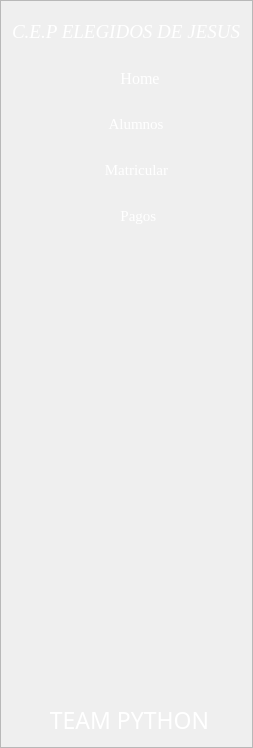
     <widget class="QFrame" name="frame_lateral">
      <property name="enabled">
       <bool>true</bool>
      </property>
      <property name="sizePolicy">
       <sizepolicy hsizetype="Preferred" vsizetype="Expanding">
        <horstretch>0</horstretch>
        <verstretch>0</verstretch>
       </sizepolicy>
      </property>
      <property name="minimumSize">
       <size>
        <width>0</width>
        <height>0</height>
       </size>
      </property>
      <property name="maximumSize">
       <size>
        <width>0</width>
        <height>16777215</height>
       </size>
      </property>
      <property name="styleSheet">
       <string notr="true">
#frame_lateral{	
	background-color: #333;
	padding:8px;
	border-bottom-left-radius: 10px;
    border-top-right-radius: 10px;
	font-family: 'Roboto', sans-serif;
	margin :0;
}
QPushButton{
	text-align:center;
	color:#fff;
	font-family:&quot;Lucida Bright&quot;;
}


</string>
      </property>
      <property name="inputMethodHints">
       <set>Qt::ImhNone</set>
      </property>
      <property name="frameShape">
       <enum>QFrame::StyledPanel</enum>
      </property>
      <property name="frameShadow">
       <enum>QFrame::Raised</enum>
      </property>
      <layout class="QVBoxLayout" name="verticalLayout_18">
       <item>
        <widget class="QLabel" name="label_2">
         <property name="minimumSize">
          <size>
           <width>0</width>
           <height>40</height>
          </size>
         </property>
         <property name="font">
          <font>
           <family>Georgia</family>
           <pointsize>14</pointsize>
           <weight>50</weight>
           <italic>true</italic>
           <bold>false</bold>
          </font>
         </property>
         <property name="styleSheet">
          <string notr="true">border:none;
color:#fff;</string>
         </property>
         <property name="text">
          <string>C.E.P ELEGIDOS DE JESUS</string>
         </property>
        </widget>
       </item>
       <item>
        <widget class="QFrame" name="frame_5">
         <property name="sizePolicy">
          <sizepolicy hsizetype="Preferred" vsizetype="Preferred">
           <horstretch>0</horstretch>
           <verstretch>0</verstretch>
          </sizepolicy>
         </property>
         <property name="minimumSize">
          <size>
           <width>0</width>
           <height>40</height>
          </size>
         </property>
         <property name="maximumSize">
          <size>
           <width>16777215</width>
           <height>100</height>
          </size>
         </property>
         <property name="cursor">
          <cursorShape>PointingHandCursor</cursorShape>
         </property>
         <property name="styleSheet">
          <string notr="true">QFrame{
	
	border-radius:10px;
	padding:0 2px;
	 
}

QFrame:hover{
	background:#44f
}
</string>
         </property>
         <property name="frameShape">
          <enum>QFrame::NoFrame</enum>
         </property>
         <property name="frameShadow">
          <enum>QFrame::Raised</enum>
         </property>
         <layout class="QVBoxLayout" name="verticalLayout_14">
          <property name="spacing">
           <number>0</number>
          </property>
          <property name="leftMargin">
           <number>0</number>
          </property>
          <property name="topMargin">
           <number>0</number>
          </property>
          <property name="rightMargin">
           <number>0</number>
          </property>
          <property name="bottomMargin">
           <number>0</number>
          </property>
          <item>
           <widget class="QToolButton" name="btnHome">
            <property name="minimumSize">
             <size>
              <width>200</width>
              <height>30</height>
             </size>
            </property>
            <property name="maximumSize">
             <size>
              <width>16777215</width>
              <height>16777215</height>
             </size>
            </property>
            <property name="font">
             <font>
              <family>Georgia</family>
              <pointsize>12</pointsize>
             </font>
            </property>
            <property name="focusPolicy">
             <enum>Qt::TabFocus</enum>
            </property>
            <property name="styleSheet">
             <string notr="true">color:#fff;
padding:3px;
border:none;
font-family: 'Georgia', serif;



</string>
            </property>
            <property name="text">
             <string>             Home</string>
            </property>
            <property name="icon">
             <iconset>
              <normaloff>../imagenes/pagina-de-inicio (1).png</normaloff>../imagenes/pagina-de-inicio (1).png</iconset>
            </property>
            <property name="toolButtonStyle">
             <enum>Qt::ToolButtonTextBesideIcon</enum>
            </property>
           </widget>
          </item>
         </layout>
        </widget>
       </item>
       <item>
        <widget class="QFrame" name="frame_8">
         <property name="minimumSize">
          <size>
           <width>0</width>
           <height>40</height>
          </size>
         </property>
         <property name="maximumSize">
          <size>
           <width>16777215</width>
           <height>250</height>
          </size>
         </property>
         <property name="cursor">
          <cursorShape>PointingHandCursor</cursorShape>
         </property>
         <property name="styleSheet">
          <string notr="true">QFrame{
	
	border-radius:10px;
	padding:0 2px;
	 
}

QFrame:hover{
	background:#44f
}
</string>
         </property>
         <property name="frameShape">
          <enum>QFrame::NoFrame</enum>
         </property>
         <property name="frameShadow">
          <enum>QFrame::Raised</enum>
         </property>
         <layout class="QVBoxLayout" name="verticalLayout_8">
          <property name="spacing">
           <number>0</number>
          </property>
          <property name="leftMargin">
           <number>0</number>
          </property>
          <property name="topMargin">
           <number>0</number>
          </property>
          <property name="rightMargin">
           <number>0</number>
          </property>
          <property name="bottomMargin">
           <number>0</number>
          </property>
          <item>
           <widget class="QToolButton" name="btnAlumnos">
            <property name="minimumSize">
             <size>
              <width>200</width>
              <height>30</height>
             </size>
            </property>
            <property name="maximumSize">
             <size>
              <width>16777215</width>
              <height>16777215</height>
             </size>
            </property>
            <property name="font">
             <font>
              <family>Georgia</family>
              <pointsize>11</pointsize>
             </font>
            </property>
            <property name="styleSheet">
             <string notr="true">
	color:#fff;
	padding:3px;
	border:none;
	font-family: 'Georgia', serif;



</string>
            </property>
            <property name="text">
             <string>            Alumnos</string>
            </property>
            <property name="icon">
             <iconset>
              <normaloff>../imagenes/alumno.png</normaloff>../imagenes/alumno.png</iconset>
            </property>
            <property name="toolButtonStyle">
             <enum>Qt::ToolButtonTextBesideIcon</enum>
            </property>
           </widget>
          </item>
         </layout>
        </widget>
       </item>
       <item>
        <widget class="QFrame" name="frame_6">
         <property name="minimumSize">
          <size>
           <width>0</width>
           <height>40</height>
          </size>
         </property>
         <property name="maximumSize">
          <size>
           <width>16777215</width>
           <height>250</height>
          </size>
         </property>
         <property name="cursor">
          <cursorShape>PointingHandCursor</cursorShape>
         </property>
         <property name="styleSheet">
          <string notr="true">QFrame{
	
	border-radius:10px;
	padding:0 2px
}

QFrame:hover{
	background:#44f
}
</string>
         </property>
         <property name="frameShape">
          <enum>QFrame::NoFrame</enum>
         </property>
         <property name="frameShadow">
          <enum>QFrame::Raised</enum>
         </property>
         <layout class="QVBoxLayout" name="verticalLayout_9">
          <property name="spacing">
           <number>0</number>
          </property>
          <property name="leftMargin">
           <number>0</number>
          </property>
          <property name="topMargin">
           <number>0</number>
          </property>
          <property name="rightMargin">
           <number>0</number>
          </property>
          <property name="bottomMargin">
           <number>0</number>
          </property>
          <item>
           <widget class="QToolButton" name="btnMatricula">
            <property name="minimumSize">
             <size>
              <width>200</width>
              <height>30</height>
             </size>
            </property>
            <property name="maximumSize">
             <size>
              <width>16777215</width>
              <height>16777215</height>
             </size>
            </property>
            <property name="font">
             <font>
              <family>Georgia</family>
              <pointsize>11</pointsize>
             </font>
            </property>
            <property name="styleSheet">
             <string notr="true">
	color:#fff;
	padding:3px;
	border:none;
	font-family: 'Georgia', serif;



</string>
            </property>
            <property name="text">
             <string>            Matricular</string>
            </property>
            <property name="icon">
             <iconset>
              <normaloff>../imagenes/anadir.png</normaloff>../imagenes/anadir.png</iconset>
            </property>
            <property name="toolButtonStyle">
             <enum>Qt::ToolButtonTextBesideIcon</enum>
            </property>
           </widget>
          </item>
         </layout>
        </widget>
       </item>
       <item>
        <widget class="QFrame" name="frame_7">
         <property name="minimumSize">
          <size>
           <width>0</width>
           <height>40</height>
          </size>
         </property>
         <property name="maximumSize">
          <size>
           <width>16777215</width>
           <height>100</height>
          </size>
         </property>
         <property name="cursor">
          <cursorShape>PointingHandCursor</cursorShape>
         </property>
         <property name="styleSheet">
          <string notr="true">QFrame{
	
	border-radius:10px;
	padding:0 2px;
	 
}

QFrame:hover{
	background:#44f
}
</string>
         </property>
         <property name="frameShape">
          <enum>QFrame::NoFrame</enum>
         </property>
         <property name="frameShadow">
          <enum>QFrame::Raised</enum>
         </property>
         <layout class="QVBoxLayout" name="verticalLayout_2">
          <property name="spacing">
           <number>0</number>
          </property>
          <property name="leftMargin">
           <number>0</number>
          </property>
          <property name="topMargin">
           <number>0</number>
          </property>
          <property name="rightMargin">
           <number>0</number>
          </property>
          <property name="bottomMargin">
           <number>0</number>
          </property>
          <item>
           <widget class="QToolButton" name="btnPagos">
            <property name="minimumSize">
             <size>
              <width>200</width>
              <height>30</height>
             </size>
            </property>
            <property name="font">
             <font>
              <family>Georgia</family>
              <pointsize>11</pointsize>
             </font>
            </property>
            <property name="styleSheet">
             <string notr="true">
	color:#fff;
	padding:3px;
	border:none;
	font-family: 'Georgia', serif;



</string>
            </property>
            <property name="text">
             <string>             Pagos</string>
            </property>
            <property name="icon">
             <iconset>
              <normaloff>../imagenes/proteccion-del-dinero.png</normaloff>../imagenes/proteccion-del-dinero.png</iconset>
            </property>
            <property name="toolButtonStyle">
             <enum>Qt::ToolButtonTextBesideIcon</enum>
            </property>
           </widget>
          </item>
         </layout>
        </widget>
       </item>
       <item>
        <spacer name="verticalSpacer">
         <property name="orientation">
          <enum>Qt::Vertical</enum>
         </property>
         <property name="sizeHint" stdset="0">
          <size>
           <width>20</width>
           <height>462</height>
          </size>
         </property>
        </spacer>
       </item>
       <item>
        <widget class="QPushButton" name="pushButton_6">
         <property name="font">
          <font>
           <family>Lucida Bright</family>
           <pointsize>17</pointsize>
          </font>
         </property>
         <property name="styleSheet">
          <string notr="true">
border:none;</string>
         </property>
         <property name="text">
          <string> TEAM PYTHON</string>
         </property>
         <property name="icon">
          <iconset>
           <normaloff>../../../Downloads/piton.png</normaloff>../../../Downloads/piton.png</iconset>
         </property>
         <property name="iconSize">
          <size>
           <width>25</width>
           <height>25</height>
          </size>
         </property>
        </widget>
       </item>
      </layout>
     </widget>
